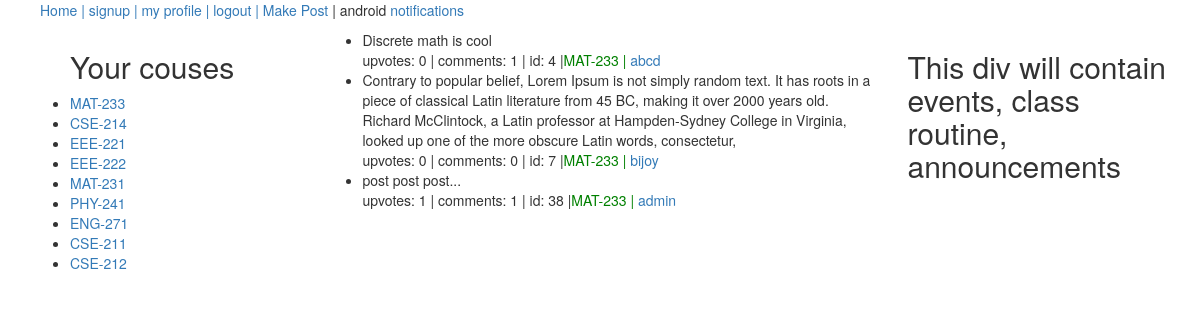
Screenshot of /posts/MAT-233/ (signed in) with the database file from the repository.
### playground/models.py (models this page shows, shortened)
class Course(models.Model):
	semester_or_year = (
		('1', '1st'),
		('2', '2nd'),
		('3', '3rd'),
		('4', '4th'),
		('5', '5th'),
		('6', '6th'),
		('7', '7th'),
		('8', '8th'),
	)
	course_code = models.CharField(max_length=50)
	course_title = models.CharField(max_length=200)
	semester = models.CharField(max_length=10, choices=semester_or_year, default='1')
	created_by = models.ForeignKey(User, on_delete=models.CASCADE)

class Post(models.Model):
	user = models.ForeignKey(User, on_delete=models.CASCADE)
	course = models.ForeignKey(Course, on_delete=models.CASCADE)
	content = models.TextField()

### playground/views.py (the view)
# urls.py: path('posts/<str:course_code>/', views.posts_under_course, name='posts_under_course'),
def posts_under_course(request, course_code):
	course_obj = Course.objects.get(course_code=course_code)
	posts = Post.objects.filter(course=course_obj)
	u = request.user
	current_sem = u.profile.current_semester
	my_courses = Course.objects.filter(semester=current_sem)
	return render(request, 'playground/posts_list.html', {'posts': posts, 'my_courses': my_courses})

### playground/templates/playground/posts_list.html
{% extends "playground/base.html" %}
	{% block mainDiv %}
	<ul>
		{% for p in posts %}
			<li style="style-type:none">{{ p.content }}<br>upvotes: {{ p.postvote_set.all.count }} | comments: {{p.comment_set.all.count }} | id: {{p.id }} |<span style="color:green">{{p.course.course_code }} | <a href="{% url 'profile' p.user %}">{{p.user}}</a></span></li>
		{% endfor %}
	</ul>
	{% endblock %}

### playground/templates/playground/base.html (shortened to what this page needs)
<!DOCTYPE html>
<html>
<head>
	<link rel="stylesheet" href="https://maxcdn.bootstrapcdn.com/bootstrap/3.4.0/css/bootstrap.min.css">
</head>
<body>
	<nav>
		<ul>
			<li class="nav"><a href="{% url 'index' %}">Home | </a></li>
			<li class="nav"><a href="{% url 'signup' %}">signup | </a></li>
			<li class="nav"><a href="{% url 'profile' request.user %}">my profile | </a></li>
			<li class="nav"><a href="{% url 'logout' %}">logout | </a></li>
			<li class="nav"><a href="{% url 'makepost' %}">Make Post</a></li>
			<li class="nav"> | {{ request.user }} </li>
			<li class="nav"><a href="notifications/all">notifications</a></li>
		</ul>
	</nav>
	<div class="container">
		<div class="row">
			<nav class="col-sm-3">
				{% include "playground/sidediv.html" %}
			</nav>
			<div class="col-sm-6">
				{% block mainDiv %} {% endblock %}
			</div>
			<div class="col-sm-3">
				{% include "playground/rtsidediv.html" %}
			</div>
		</div>
	</div>
</body>
</html>

### playground/templates/playground/sidediv.html
		<ul>
		<h2>Your couses</h2>
			{% for c in my_courses %}
				<li><a href="{% url 'posts_under_course' c.course_code %}">{{ c.course_code }}</a></li>
			{% endfor %}
		</ul>

### playground/templates/playground/base.html (style rules this page uses)
.nav { list-style-type: none; display: inline-block; }

### rows the page displays
Course: course_code "MAT-233"
Course: course_code "CSE-214"
Course: course_code "EEE-221"
Course: course_code "EEE-222"
Course: course_code "MAT-231"
Course: course_code "PHY-241"
Course: course_code "ENG-271"
Course: course_code "CSE-211"
Course: course_code "CSE-212"
Post: content "Discrete math is cool", postvote_set.all.count "0", comment_set.all.count "1", id "4", course.course_code "MAT-233", user "abcd"
Post: content "Contrary to popular belief, Lorem Ipsum is not simply random text. It has roots in a piece of classical Latin literature from 45 BC, making it over 2000 years old. Richard McClintock, a Latin professor at Hampden-Sydney College in Virginia, looked up one of the more obscure Latin words, consectetur,", postvote_set.all.count "0", comment_set.all.count "0", id "7", course.course_code "MAT-233", user "bijoy"
Post: content "post post post...", postvote_set.all.count "1", comment_set.all.count "1", id "38", course.course_code "MAT-233", user "admin"

### other values shown
{{ request.user }} "android"
